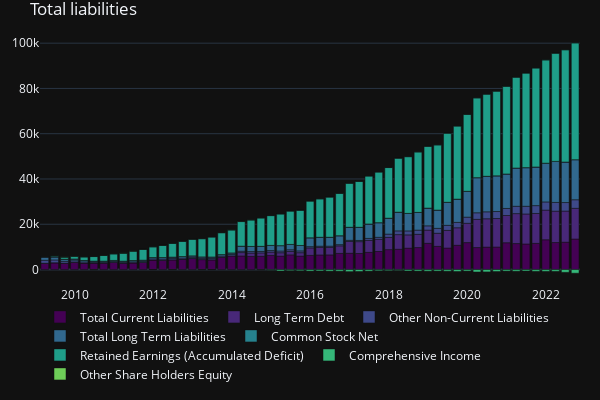

Here is the notebook cell this chart was saved with:
### Code cell
liabilities_stackplot = create_stacker_bar(
    balance[
        [
            "Total Current Liabilities",
            "Long Term Debt",
            "Other Non-Current Liabilities",
            "Total Long Term Liabilities",
            "Common Stock Net",
            "Retained Earnings (Accumulated Deficit)",
            "Comprehensive Income",
            "Other Share Holders Equity",
        ]
    ],
    title_="Total liabilities",
)

### Figure 1 — Plotly figure (JSON) as saved in the notebook; plotly's stock layout.template omitted (floating-point values rounded to 4 significant figures)
{"data": [{"alignmentgroup": "True", "hovertemplate": "field_name=Total Current Liabilities<br>index=%{x}<br>value=%{y}<extra></extra>", "legendgroup": "Total Current Liabilities", "marker": {"color": "#440154", "pattern": {"shape": ""}}, "name": "Total Current Liabilities", "offsetgroup": "Total Current Liabilities", "orientation": "v", "showlegend": true, "textposition": "auto", "type": "bar", "x": ["2022-09-30", "2022-06-30", "2022-03-31", "2021-12-31", "2021-09-30", "2021-06-30", "2021-03-31", "2020-12-31", "2020-09-30", "2020-06-30", "2020-03-31", "2019-12-31", "2019-09-30", "2019-06-30", "2019-03-31", "2018-12-31", "2018-09-30", "2018-06-30", "2018-03-31", "2017-12-31", "2017-09-30", "2017-06-30", "2017-03-31", "2016-12-31", "2016-09-30", "2016-06-30", "2016-03-31", "2015-12-31", "2015-09-30", "2015-06-30", "2015-03-31", "2014-12-31", "2014-09-30", "2014-06-30", "2014-03-31", "2013-12-31", "2013-09-30", "2013-06-30", "2013-03-31", "2012-12-31", "2012-09-30", "2012-06-30", "2012-03-31", "2011-12-31", "2011-09-30", "2011-06-30", "2011-03-31", "2010-12-31", "2010-09-30", "2010-06-30", "2010-03-31", "2009-12-31", "2009-09-30", "2009-06-30", "2009-03-31"], "xaxis": "x", "y": [13476, 12085, 11928, 13162, 11561, 11297, 11475, 11847, 9958, 9923, 9712, 11904, 10714, 9497, 10246, 11593, 9709, 9455, 8948, 8793, 7984, 7583, 7095, 7206, 7121, 6462, 6440, 6269, 5943, 6476, 5937, 6222, 5849, 5790, 5994, 6032, 5420, 4327, 4414, 4906, 4548, 4307, 4092, 4217, 3105, 2964, 2791, 3143, 2832, 2818, 2822, 3167, 2791.0, 2982.0, 2751.0], "yaxis": "y"}, {"alignmentgroup": "True", "hovertemplate": "field_name=Long Term Debt<br>index=%{x}<br>value=%{y}<extra></extra>", "legendgroup": "Long Term Debt", "marker": {"color": "#482878", "pattern": {"shape": ""}}, "name": "Long Term Debt", "offsetgroup": "Long Term Debt", "orientation": "v", "showlegend": true, "textposition": "auto", "type": "bar", "x": ["2022-09-30", "2022-06-30", "2022-03-31", "2021-12-31", "2021-09-30", "2021-06-30", "2021-03-31", "2020-12-31", "2020-09-30", "2020-06-30", "2020-03-31", "2019-12-31", "2019-09-30", "2019-06-30", "2019-03-31", "2018-12-31", "2018-09-30", "2018-06-30", "2018-03-31", "2017-12-31", "2017-09-30", "2017-06-30", "2017-03-31", "2016-12-31", "2016-09-30", "2016-06-30", "2016-03-31", "2015-12-31", "2015-09-30", "2015-06-30", "2015-03-31", "2014-12-31", "2014-09-30", "2014-06-30", "2014-03-31", "2013-12-31", "2013-09-30", "2013-06-30", "2013-03-31", "2012-12-31", "2012-09-30", "2012-06-30", "2012-03-31", "2011-12-31", "2011-09-30", "2011-06-30", "2011-03-31", "2010-12-31", "2010-09-30", "2010-06-30", "2010-03-31", "2009-12-31", "2009-09-30", "2009-06-30", "2009-03-31"], "xaxis": "x", "y": [13577, 13746, 13868, 13109, 13211, 13250, 13221, 12023, 12574, 12498, 12466, 8527, 7735, 7806, 5799, 5834, 5858, 5858, 6469, 5424, 5393, 5326, 5216, 5180, 3326, 3306, 3333, 3268, 1495, 1495, 1495, 1494, 1494, 1494, 1494, 0, 0, 0, 0, 0, 0, 0, 0, 0, 0, 0, 0, 0, 1, 19, 21, 22, 21.69, 20.56, 18.41], "yaxis": "y"}, {"alignmentgroup": "True", "hovertemplate": "field_name=Other Non-Current Liabilities<br>index=%{x}<br>value=%{y}<extra></extra>", "legendgroup": "Other Non-Current Liabilities", "marker": {"color": "#3e4989", "pattern": {"shape": ""}}, "name": "Other Non-Current Liabilities", "offsetgroup": "Other Non-Current Liabilities", "orientation": "v", "showlegend": true, "textposition": "auto", "type": "bar", "x": ["2022-09-30", "2022-06-30", "2022-03-31", "2021-12-31", "2021-09-30", "2021-06-30", "2021-03-31", "2020-12-31", "2020-09-30", "2020-06-30", "2020-03-31", "2019-12-31", "2019-09-30", "2019-06-30", "2019-03-31", "2018-12-31", "2018-09-30", "2018-06-30", "2018-03-31", "2017-12-31", "2017-09-30", "2017-06-30", "2017-03-31", "2016-12-31", "2016-09-30", "2016-06-30", "2016-03-31", "2015-12-31", "2015-09-30", "2015-06-30", "2015-03-31", "2014-12-31", "2014-09-30", "2014-06-30", "2014-03-31", "2013-12-31", "2013-09-30", "2013-06-30", "2013-03-31", "2012-12-31", "2012-09-30", "2012-06-30", "2012-03-31", "2011-12-31", "2011-09-30", "2011-06-30", "2011-03-31", "2010-12-31", "2010-09-30", "2010-06-30", "2010-03-31", "2009-12-31", "2009-09-30", "2009-06-30", "2009-03-31"], "xaxis": "x", "y": [3770, 3767, 3851, 3591, 3462, 3401, 3260, 3111, 3095, 3075, 2890, 2729, 2386, 2224, 2151, 1877, 1856, 1750, 1661, 1438, 860, 842, 538, 524, 545, 562, 545, 572, 803, 764, 765, 674, 649, 652, 619, 598, 549, 567, 540, 523, 545, 552, 548, 486, 462, 450, 414, 404, 392, 396, 537, 689, 824.9, 1234.0, 1347.0], "yaxis": "y"}, {"alignmentgroup": "True", "hovertemplate": "field_name=Total Long Term Liabilities<br>index=%{x}<br>value=%{y}<extra></extra>", "legendgroup": "Total Long Term Liabilities", "marker": {"color": "#31688e", "pattern": {"shape": ""}}, "name": "Total Long Term Liabilities", "offsetgroup": "Total Long Term Liabilities", "orientation": "v", "showlegend": true, "textposition": "auto", "type": "bar", "x": ["2022-09-30", "2022-06-30", "2022-03-31", "2021-12-31", "2021-09-30", "2021-06-30", "2021-03-31", "2020-12-31", "2020-09-30", "2020-06-30", "2020-03-31", "2019-12-31", "2019-09-30", "2019-06-30", "2019-03-31", "2018-12-31", "2018-09-30", "2018-06-30", "2018-03-31", "2017-12-31", "2017-09-30", "2017-06-30", "2017-03-31", "2016-12-31", "2016-09-30", "2016-06-30", "2016-03-31", "2015-12-31", "2015-09-30", "2015-06-30", "2015-03-31", "2014-12-31", "2014-09-30", "2014-06-30", "2014-03-31", "2013-12-31", "2013-09-30", "2013-06-30", "2013-03-31", "2012-12-31", "2012-09-30", "2012-06-30", "2012-03-31", "2011-12-31", "2011-09-30", "2011-06-30", "2011-03-31", "2010-12-31", "2010-09-30", "2010-06-30", "2010-03-31", "2009-12-31", "2009-09-30", "2009-06-30", "2009-03-31"], "xaxis": "x", "y": [17713, 17910, 18133, 17124, 17076, 17074, 16900, 15249, 15780, 15706, 15513, 11415, 10292, 10199, 8084, 7849, 7835, 7737, 8265, 7039, 6462, 6378, 5837, 5785, 3953, 3951, 3954, 3919, 2393, 2360, 2362, 2283, 2262, 2271, 2230, 715, 642, 665, 639, 627, 648, 657, 660, 599, 587, 580, 509, 478, 483, 489, 632, 791, 922.8, 1328.0, 1435.0], "yaxis": "y"}, {"alignmentgroup": "True", "hovertemplate": "field_name=Common Stock Net<br>index=%{x}<br>value=%{y}<extra></extra>", "legendgroup": "Common Stock Net", "marker": {"color": "#26828e", "pattern": {"shape": ""}}, "name": "Common Stock Net", "offsetgroup": "Common Stock Net", "orientation": "v", "showlegend": true, "textposition": "auto", "type": "bar", "x": ["2022-09-30", "2022-06-30", "2022-03-31", "2021-12-31", "2021-09-30", "2021-06-30", "2021-03-31", "2020-12-31", "2020-09-30", "2020-06-30", "2020-03-31", "2019-12-31", "2019-09-30", "2019-06-30", "2019-03-31", "2018-12-31", "2018-09-30", "2018-06-30", "2018-03-31", "2017-12-31", "2017-09-30", "2017-06-30", "2017-03-31", "2016-12-31", "2016-09-30", "2016-06-30", "2016-03-31", "2015-12-31", "2015-09-30", "2015-06-30", "2015-03-31", "2014-12-31", "2014-09-30", "2014-06-30", "2014-03-31", "2013-12-31", "2013-09-30", "2013-06-30", "2013-03-31", "2012-12-31", "2012-09-30", "2012-06-30", "2012-03-31", "2011-12-31", "2011-09-30", "2011-06-30", "2011-03-31", "2010-12-31", "2010-09-30", "2010-06-30", "2010-03-31", "2009-12-31", "2009-09-30", "2009-06-30", "2009-03-31"], "xaxis": "x", "y": [0, 0, 0, 0, 0, 0, 0, 0, 0, 0, 0, 0, 0, 0, 0, 0, 0, 0, 0, 0, 0, 0, 0, 0, 0, 0, 0, 0, 0, 0, 0, 0, 0, 0, 0, 0, 0, 0, 0, 0, 0, 0, 0, 0, 0, 0, 0, 0, 0, 0, 0, 0, 0.014, 0.014, 0.014], "yaxis": "y"}, {"alignmentgroup": "True", "hovertemplate": "field_name=Retained Earnings (Accumulated Deficit)<br>index=%{x}<br>value=%{y}<extra></extra>", "legendgroup": "Retained Earnings (Accumulated Deficit)", "marker": {"color": "#1f9e89", "pattern": {"shape": ""}}, "name": "Retained Earnings (Accumulated Deficit)", "offsetgroup": "Retained Earnings (Accumulated Deficit)", "orientation": "v", "showlegend": true, "textposition": "auto", "type": "bar", "x": ["2022-09-30", "2022-06-30", "2022-03-31", "2021-12-31", "2021-09-30", "2021-06-30", "2021-03-31", "2020-12-31", "2020-09-30", "2020-06-30", "2020-03-31", "2019-12-31", "2019-09-30", "2019-06-30", "2019-03-31", "2018-12-31", "2018-09-30", "2018-06-30", "2018-03-31", "2017-12-31", "2017-09-30", "2017-06-30", "2017-03-31", "2016-12-31", "2016-09-30", "2016-06-30", "2016-03-31", "2015-12-31", "2015-09-30", "2015-06-30", "2015-03-31", "2014-12-31", "2014-09-30", "2014-06-30", "2014-03-31", "2013-12-31", "2013-09-30", "2013-06-30", "2013-03-31", "2012-12-31", "2012-09-30", "2012-06-30", "2012-03-31", "2011-12-31", "2011-09-30", "2011-06-30", "2011-03-31", "2010-12-31", "2010-09-30", "2010-06-30", "2010-03-31", "2009-12-31", "2009-09-30", "2009-06-30", "2009-03-31"], "xaxis": "x", "y": [51625, 49599, 47800, 45648, 43750, 41771, 40140, 38747, 37403, 36288, 35273, 33984, 32289, 30517, 28806, 27283, 26726, 25086, 23852, 22364, 22401, 21205, 20263, 19418, 18722, 17746, 16972, 16222, 15543, 14746, 14006, 13169, 12553, 11666, 10861, 10121, 9630, 8823, 8047, 7354, 6786, 6052, 5389, 4745, 4745, 4047, 3457, 2915, 2520, 2022, 1583, 1148, 873.4, 440.9, 111.5], "yaxis": "y"}, {"alignmentgroup": "True", "hovertemplate": "field_name=Comprehensive Income<br>index=%{x}<br>value=%{y}<extra></extra>", "legendgroup": "Comprehensive Income", "marker": {"color": "#35b779", "pattern": {"shape": ""}}, "name": "Comprehensive Income", "offsetgroup": "Comprehensive Income", "orientation": "v", "showlegend": true, "textposition": "auto", "type": "bar", "x": ["2022-09-30", "2022-06-30", "2022-03-31", "2021-12-31", "2021-09-30", "2021-06-30", "2021-03-31", "2020-12-31", "2020-09-30", "2020-06-30", "2020-03-31", "2019-12-31", "2019-09-30", "2019-06-30", "2019-03-31", "2018-12-31", "2018-09-30", "2018-06-30", "2018-03-31", "2017-12-31", "2017-09-30", "2017-06-30", "2017-03-31", "2016-12-31", "2016-09-30", "2016-06-30", "2016-03-31", "2015-12-31", "2015-09-30", "2015-06-30", "2015-03-31", "2014-12-31", "2014-09-30", "2014-06-30", "2014-03-31", "2013-12-31", "2013-09-30", "2013-06-30", "2013-03-31", "2012-12-31", "2012-09-30", "2012-06-30", "2012-03-31", "2011-12-31", "2011-09-30", "2011-06-30", "2011-03-31", "2010-12-31", "2010-09-30", "2010-06-30", "2010-03-31", "2009-12-31", "2009-09-30", "2009-06-30", "2009-03-31"], "xaxis": "x", "y": [-1617, -1232, -798, -809, -791, -653, -738, -680, -880, -1046, -1079, -673, -858, -730, -673, -718, -670, -632, -373, -497, -542, -699, -863, -924, -717, -697, -620, -676, -536, -493, -639, -260, -92, 188, 180, 178, 120, -15, -50, 61, 34, -47, 78, -2, 104, 247, 201, 95, 141, -72, 88, 194, 209.8, 128.8, 39.52], "yaxis": "y"}, {"alignmentgroup": "True", "hovertemplate": "field_name=Other Share Holders Equity<br>index=%{x}<br>value=%{y}<extra></extra>", "legendgroup": "Other Share Holders Equity", "marker": {"color": "#6ece58", "pattern": {"shape": ""}}, "name": "Other Share Holders Equity", "offsetgroup": "Other Share Holders Equity", "orientation": "v", "showlegend": true, "textposition": "auto", "type": "bar", "x": ["2022-09-30", "2022-06-30", "2022-03-31", "2021-12-31", "2021-09-30", "2021-06-30", "2021-03-31", "2020-12-31", "2020-09-30", "2020-06-30", "2020-03-31", "2019-12-31", "2019-09-30", "2019-06-30", "2019-03-31", "2018-12-31", "2018-09-30", "2018-06-30", "2018-03-31", "2017-12-31", "2017-09-30", "2017-06-30", "2017-03-31", "2016-12-31", "2016-09-30", "2016-06-30", "2016-03-31", "2015-12-31", "2015-09-30", "2015-06-30", "2015-03-31", "2014-12-31", "2014-09-30", "2014-06-30", "2014-03-31", "2013-12-31", "2013-09-30", "2013-06-30", "2013-03-31", "2012-12-31", "2012-09-30", "2012-06-30", "2012-03-31", "2011-12-31", "2011-09-30", "2011-06-30", "2011-03-31", "2010-12-31", "2010-09-30", "2010-06-30", "2010-03-31", "2009-12-31", "2009-09-30", "2009-06-30", "2009-03-31"], "xaxis": "x", "y": [0, 0, 0, 0, 0, 0, 0, 0, 0, 0, 0, 0, 0, 0, 0, 0, 0, 0, 0, 0, 0, 0, 0, 0, 0, 0, 0, 0, 0, 0, 0, 0, 0, 0, 0, 0, 0, 0, 0, 0, 0, 0, 0, 0, 0, 0, 0, 0, 0, 0, 0, 0, 0, 0, 0], "yaxis": "y"}], "layout": {"barmode": "relative", "height": 400, "legend": {"orientation": "h", "title": {}, "tracegroupgap": 0, "xanchor": "left", "y": -0.4, "yanchor": "bottom"}, "margin": {"b": 20, "l": 20, "r": 20, "t": 30}, "title": {"text": "Total liabilities"}, "width": 600, "xaxis": {"anchor": "y", "domain": [0, 1], "title": {}}, "yaxis": {"anchor": "x", "domain": [0, 1], "title": {}}}}
